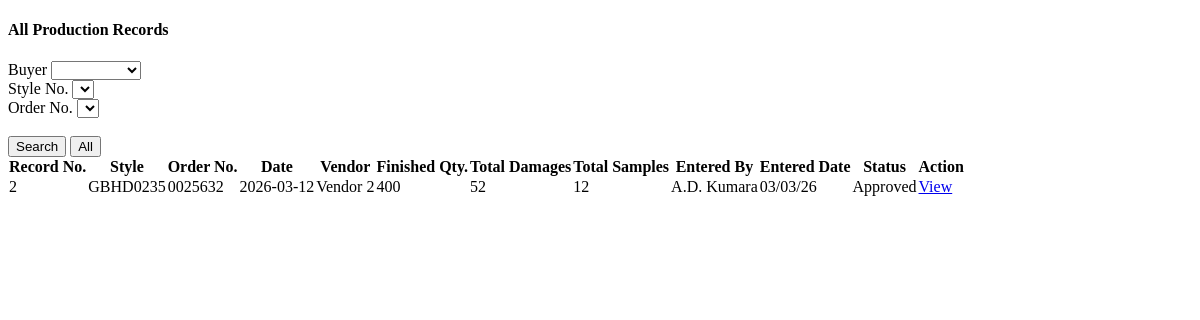
The page /pages/pro_all_page.php on the database as committed earlier.
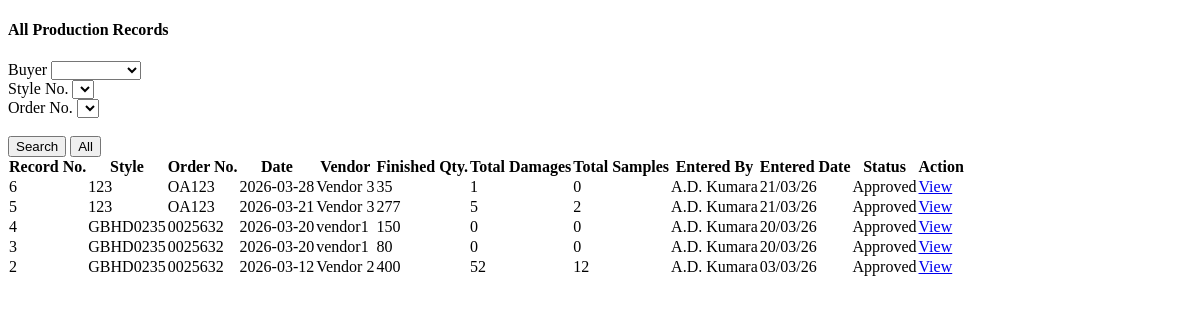
The same page on the database as committed later.
### tables this page shows
CREATE TABLE `sub_production` (
  `recordID` int(32) NOT NULL,
  `gatepassRefID` varchar(100) NOT NULL,
  `orderNoID` int(32) NOT NULL,
  `gatepassDate` date NOT NULL,
  `locationID` int(32) NOT NULL,
  `vendorID` int(32) NOT NULL,
  `orderAgreement` int(32) NOT NULL,
  `comments` varchar(250) DEFAULT NULL,
  `status` varchar(20) NOT NULL,
  `cratedDT` datetime NOT NULL DEFAULT current_timestamp(),
  `createdBy` int(32) NOT NULL,
  `approvedBy` int(32) DEFAULT NULL,
  `approvedDT` datetime DEFAULT NULL
);

CREATE TABLE `styleorder` (
  `id` int(32) NOT NULL,
  `styleNo` varchar(50) NOT NULL,
  `orderNo` varchar(100) NOT NULL,
  `orderQty` int(32) NOT NULL,
  `division` varchar(50) NOT NULL,
  `proCategory` varchar(50) NOT NULL,
  `description` varchar(250) NOT NULL,
  `deliveryDate` date NOT NULL,
  `Status` varchar(20) NOT NULL,
  `createdDT` datetime NOT NULL DEFAULT current_timestamp(),
  `createdBy` int(32) NOT NULL
);

CREATE TABLE `vendors` (
  `vendorID` int(32) NOT NULL,
  `vendor` varchar(100) NOT NULL,
  `address` varchar(150) NOT NULL,
  `tel` varchar(20) DEFAULT NULL,
  `fax` varchar(20) DEFAULT NULL,
  `brNo` varchar(50) DEFAULT NULL,
  `vatNo` varchar(50) DEFAULT NULL,
  `vatPercentage` double NOT NULL,
  `contactPerson` varchar(50) DEFAULT NULL,
  `dailyCapacity` int(32) NOT NULL,
  `email` varchar(100) DEFAULT NULL,
  `status` varchar(10) NOT NULL,
  `createdDT` datetime NOT NULL DEFAULT current_timestamp(),
  `createdBy` int(32) NOT NULL
);

### pages/pro_all_page.php (the view, shortened to what this page needs)
<?php
	include "../includes/db-con.php";
    $allQuery="SELECT SP.recordID AS 'recID',Sp.gatepassRefID AS 'REF', SP.gatepassDate AS 'GPDATE', SO.styleNo AS 'STYLE', SO.orderNo AS 'ORDERNO', ML.location AS 'LOC',
         V.vendor AS 'VEN',SP.orderAgreement AS 'AGREEMENT',SUM(PD.finishedQty) AS 'FINQTY',(SUM(PD.fabDamQty)+SUM(PD.processDamQty)) AS 'DAMQTY',SUM(PD.sampleQty) AS 'SMQTY', SP.status AS 'STATUS', CONCAT(U.Fname,' ',U.Lname) AS 'CREATEDBY', DATE_FORMAT(SP.cratedDT,'%d/%m/%y') AS 'CREATEDDATE'
                    FROM  sub_production SP JOIN sub_pro_details PD ON SP.recordID=PD.recID
                    JOIN mast_location AS ML ON SP.locationID=ML.locationID JOIN styleorder AS SO ON SP.orderNoID=SO.id JOIN vendors AS V ON SP.vendorID=V.vendorID
                    JOIN agreements AS AG ON SP.orderAgreement=AG.id JOIN users AS U ON SP.createdBy=U.User_ID ";
    $orderby="GROUP BY PD.recID ORDER BY SP.recordID DESC";
    $returnAll=mysqli_query($conn,$allQuery.$orderby);
    $sqlQuery1="SELECT * FROM  buyer WHERE status='Active'";
    $returnDataSet1=mysqli_query($conn,$sqlQuery1);
 ?>
<!DOCTYPE html>
<html lang="en">
<head>
</head>
<body>
    <div class="d-flex justify-content-between mb-3">
        <h4>All Production Records</h4>
    </div>
    <form method="POST">
        <div class="container-fluid">
                    <div class="form-group col-lg-4 me-3">
                            <label >Buyer</label>
                            <select class="form-select" name="buyerid" id="buyerSelect" onchange="resetStyleAndOrder(); this.form.submit()"  >
                                <option selected hidden></option>
                                <?php
                                    while($buyer=mysqli_fetch_assoc($returnDataSet1)){
                                        ?>
                                        <option value="<?php echo $buyer['buyerID']; ?>"
                                        <?php if(isset($_POST['buyerid']) && $_POST['buyerid']==$buyer['buyerID']) echo "selected"; ?>>
                                        <?php echo $buyer['buyerName']?></option>
                                    <?php
                                    }
                                    ?>
                            </select>
                    </div>
                    <div class="d-lg-flex mb-3">
                        <div class="form-group col-lg-4 me-3">
                            <label >Style No.</label>
                            <select class="form-select" name="styleNo" id="styleSelect" onchange="this.form.submit()">
                                <option selected hidden></option>
                            </select>
                        </div>
                        <div class="form-group col-lg-4 me-5">
                            <label >Order No.</label>
                            <select class="form-select" name="orderNo" id="orderSelect" onchange="this.form.submit()">
                                <option selected hidden></option>
                            </select>
                        </div>
                        <div class="form-group col-lg-4 me-3 ms-5 gap-3">
                            <br>
                            <button type="Search" class="btn btn-primary me-2 save_btn mb-2" name="btnSearch" id="btnSearch">Search</button>
                            <button type="All" class="btn btn-primary me-2 save_btn mb-2" name="btnAll" id="btnAll" onclick="resetStyleAndOrder()">All</button>
                        </div>
                    </div>
        </div>
    </form>
    <div class="table-wrapper">
        <table class="table1 text-center" cellspacing="0" style="min-width: max;">
        	<tr class="table-header">
            	<th>Record No.</th>
                <th>Style</th>
                <th>Order No.</th>
                <th>Date</th>
                <th>Vendor</th>
                <th>Finished Qty.</th>
                <th>Total Damages</th>
                <th>Total Samples</th>
                <th>Entered By</th>
                <th>Entered Date</th>
                <th>Status</th>
                <th>Action</th>
            </tr>
            <?php
            try{
                while($result1=mysqli_fetch_assoc($returnAll))
                {
                    ?>
                    <tr>
                        <td class="text-center"><?php echo $result1['recID']?></td>
                        <td><?php echo $result1['STYLE']?></td>
                        <td><?php echo $result1['ORDERNO']?></td>
                        <td><?php echo $result1['GPDATE']?></td>
                        <td><?php echo $result1['VEN']?></td>
                        <td><?php echo $result1['FINQTY']?></td>
                        <td><?php echo $result1['DAMQTY']?></td>
                        <td><?php echo $result1['SMQTY']?></td>
                        <td><?php echo $result1['CREATEDBY']?></td>
                        <td class="text-center"><?php echo $result1['CREATEDDATE']?></td>
                        <td class="text-center"><?php echo $result1['STATUS']?></td>
                        <td class="text-center"><?php
                                $selected= $result1['recID'];
                                $url = 'pro_view_page.php?activity=proView&Criteria=Production&selectedID= '.$selected;
                                echo '<a href="' . htmlspecialchars($url) . '" target="_blank" rel="noopener noreferrer">View</a>';
                        ?></td>
                    </tr>
                    <?php
                }
            }
            catch(Exception $e){
                echo "Error: " . $e->getMessage();
            }
			?>
        </table>
    </div>
</body>
</html>

Rows that differ between the two databases and show on the page:
added sub_production: recordID "6", orderNoID.styleNo "123", orderNoID.orderNo "OA123", gatepassDate "2026-03-28", vendorID.vendor "Vendor 3", FINQTY "35", DAMQTY "1", SMQTY "0", CREATEDBY "A.D. Kumara", CREATEDDATE "21/03/26", status "Approved"
added sub_production: recordID "5", orderNoID.styleNo "123", orderNoID.orderNo "OA123", gatepassDate "2026-03-21", vendorID.vendor "Vendor 3", FINQTY "277", DAMQTY "5", SMQTY "2", CREATEDBY "A.D. Kumara", CREATEDDATE "21/03/26", status "Approved"
added sub_production: recordID "4", orderNoID.styleNo "GBHD0235", orderNoID.orderNo "0025632", gatepassDate "2026-03-20", vendorID.vendor "vendor1", FINQTY "150", DAMQTY "0", SMQTY "0", CREATEDBY "A.D. Kumara", CREATEDDATE "20/03/26", status "Approved"
added sub_production: recordID "3", orderNoID.styleNo "GBHD0235", orderNoID.orderNo "0025632", gatepassDate "2026-03-20", vendorID.vendor "vendor1", FINQTY "80", DAMQTY "0", SMQTY "0", CREATEDBY "A.D. Kumara", CREATEDDATE "20/03/26", status "Approved"
